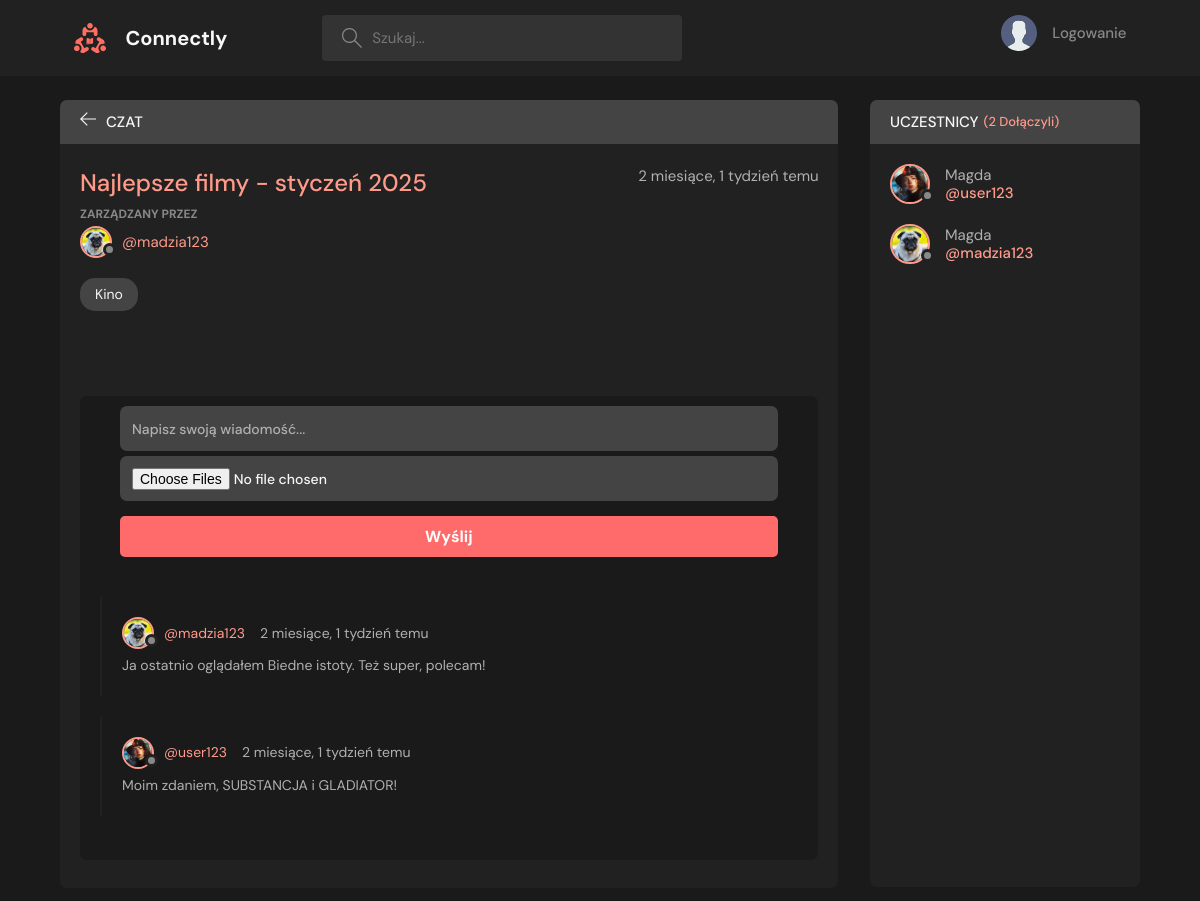
The page /room/4/ on the database as committed earlier.
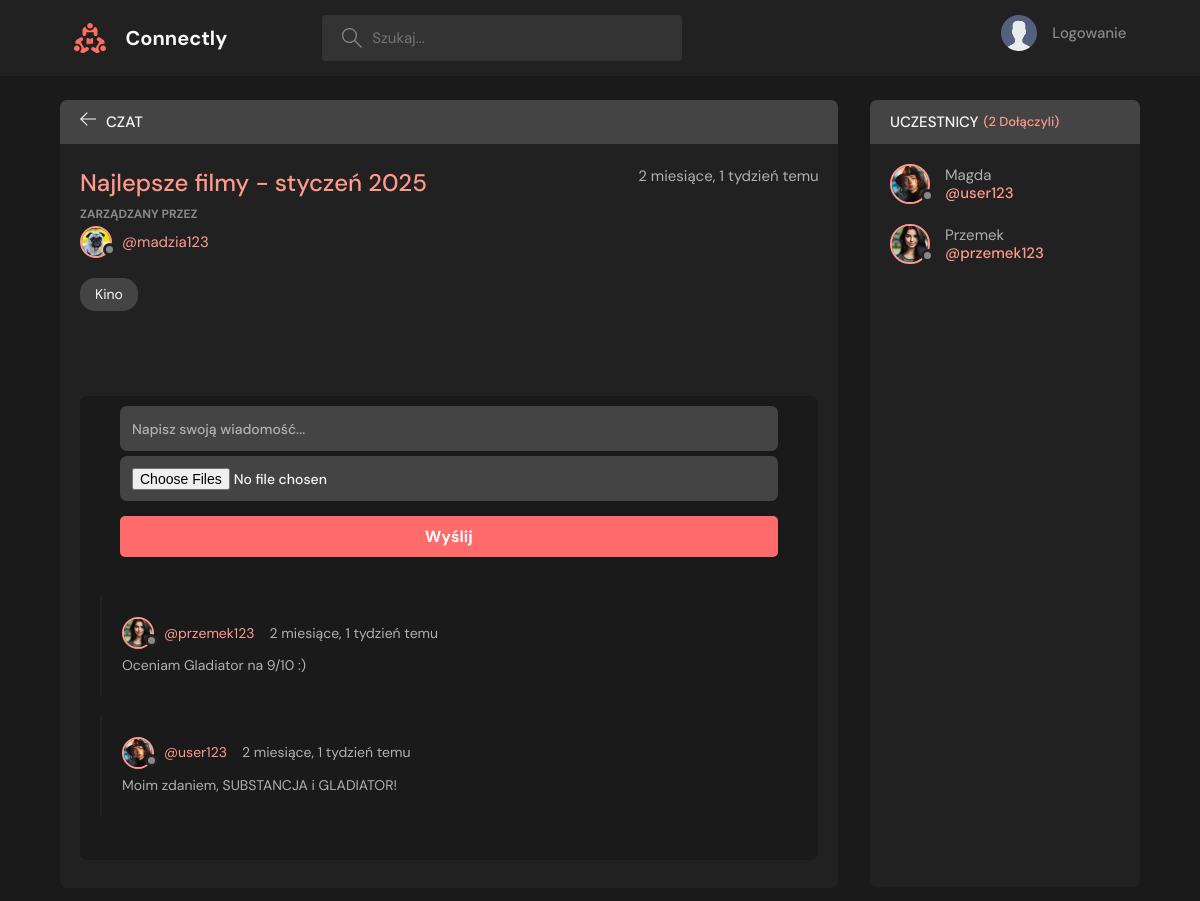
The same page on the database as committed later.
### base/models.py (models this page shows, shortened)
class Message(models.Model):
    user = models.ForeignKey(User, on_delete=models.CASCADE)
    room = models.ForeignKey(Room, on_delete=models.CASCADE)
    body = models.TextField(null=True, blank=True)
    file = models.FileField(upload_to='messages/', null=True, blank=True)
    updated = models.DateTimeField(auto_now=True)
    created = models.DateTimeField(auto_now_add=True)
    class Meta:
        ordering = ['-updated', '-created']

class User(AbstractUser):
    name = models.CharField(max_length=200, null=True)
    email = models.EmailField(unique=True, null=True)
    bio = models.TextField(null=True)
    avatar = models.ImageField(null=True, default="photo1.jpg")
    USERNAME_FIELD = 'email'
    REQUIRED_FIELDS = []

### base/views.py (the view, shortened to what this page needs)
# urls.py: path('room/<str:pk>/', views.room, name='room'),
def room(request, pk):
    room = Room.objects.get(id=pk)
    room_messages = room.message_set.all()
    participants = room.participants.all()
    def get_file_type(file):
        extension = file.name.split('.')[-1].lower()
        if extension in ['jpg', 'jpeg', 'png']:
            return 'image'
        elif extension in ['mp4', 'webm']:
            return 'video'
        elif extension in ['mp3', 'wav']:
            return 'audio'
        return None
    context = {'room': room, 'room_messages': room_messages, 'participants': participants}
    return render(request, 'base/room.html', context)

### base/models.py (called while the page is built)
    def __str__(self):
        return self.name

### base/templates/base/room.html (shortened to what this page needs)
{% extends 'main.html' %}
{% block content %}
<main class="profile-page layout layout--2">
  <div class="container">
    <div class="room">
      <div class="room__top">
        <div class="room__topLeft">
          <a href="{% url 'home' %}">
            <svg version="1.1" xmlns="http://www.w3.org/2000/svg" width="32" height="32" viewBox="0 0 32 32">
              <title>arrow-left</title>
              <path
                d="M13.723 2.286l-13.723 13.714 13.719 13.714 1.616-1.611-10.96-10.96h27.625v-2.286h-27.625l10.965-10.965-1.616-1.607z">
              </path>
            </svg>
          </a>
          <h3>Czat</h3>
        </div>
      </div>
      <div class="room__box scroll">
        <div class="room__header scroll">
          <div class="room__info">
            <h3>{{room.name}}</h3>
            <span>{{room.created|timesince}} temu </span>
          </div>
          <div class="room__hosted">
            <p>Zarządzany przez</p>
            <a href="{% url 'user-profile' room.host.id %}" class="room__author">
              <div class="avatar avatar--small">
                <img src="{{room.host.avatar.url}}" />
              </div>
              <span>@{{room.host.username}}</span>
            </a>
          </div>
            <div class="room__topics">{{room.topic}}</div>
        </div>
        <div class="room__conversation">
          <div class="threads scroll">
            <div class="room__message">
              <form action="" method="POST" enctype="multipart/form-data">
                <input name="body" placeholder="Napisz swoją wiadomość..." />
                <input type="file" name="files" multiple accept="image/*, video/*, audio/*">
                <button type="submit">Wyślij</button>
              </form>
            </div>
            {% for message in room_messages %}
            <div class="thread">
              <div class="thread__top">
                <div class="thread__author">
                  <a href="{% url 'user-profile' message.user.id %}" class="thread__authorInfo">
                    <div class="avatar avatar--small">
                      <img src="{{message.user.avatar.url}}" />
                    </div>
                    <span>@{{message.user.username}}</span>
                  </a>
                  <span class="thread__date">{{message.created|timesince}} temu</span>
                </div>
              </div>
                <div class="thread__details">
                  {% if message.body %}
                      <p>{{ message.body }}</p>
                  {% endif %}
              </div>
            </div>
            {% endfor %}
          </div>
        </div>
      </div>
    </div>
    <div class="participants">
      <h3 class="participants__top">Uczestnicy <span>({{participants.count}} Dołączyli)</span></h3>
      <div class="participants__list scroll">
        {% for user in participants %}
        <a href="{%  url 'user-profile' user.id %}" class="participant">
          <div class="avatar avatar--medium">
            <img src="{{user.avatar.url}}" />
          </div>
          <p>
            {{user.name}}
            <span>@{{user.username}}</span>
          </p>
        </a>
        {% endfor %}
      </div>
    </div>
  </div>
</main>
{% endblock content %}

Rows that differ between the two databases and show on the page:
removed Message: user.avatar (picture), user.username "madzia123", created "2 miesiące, 1 tydzień", body "Ja ostatnio oglądałem Biedne istoty. Też super, polecam!"
no longer on this page (row edited): User: avatar (picture), name "Magda", username "madzia123"
added Message: user.avatar (picture), user.username "przemek123", created "2 miesiące, 1 tydzień", body "Oceniam Gladiator na 9/10 :)"
added User: avatar (picture), name "Przemek", username "przemek123"
